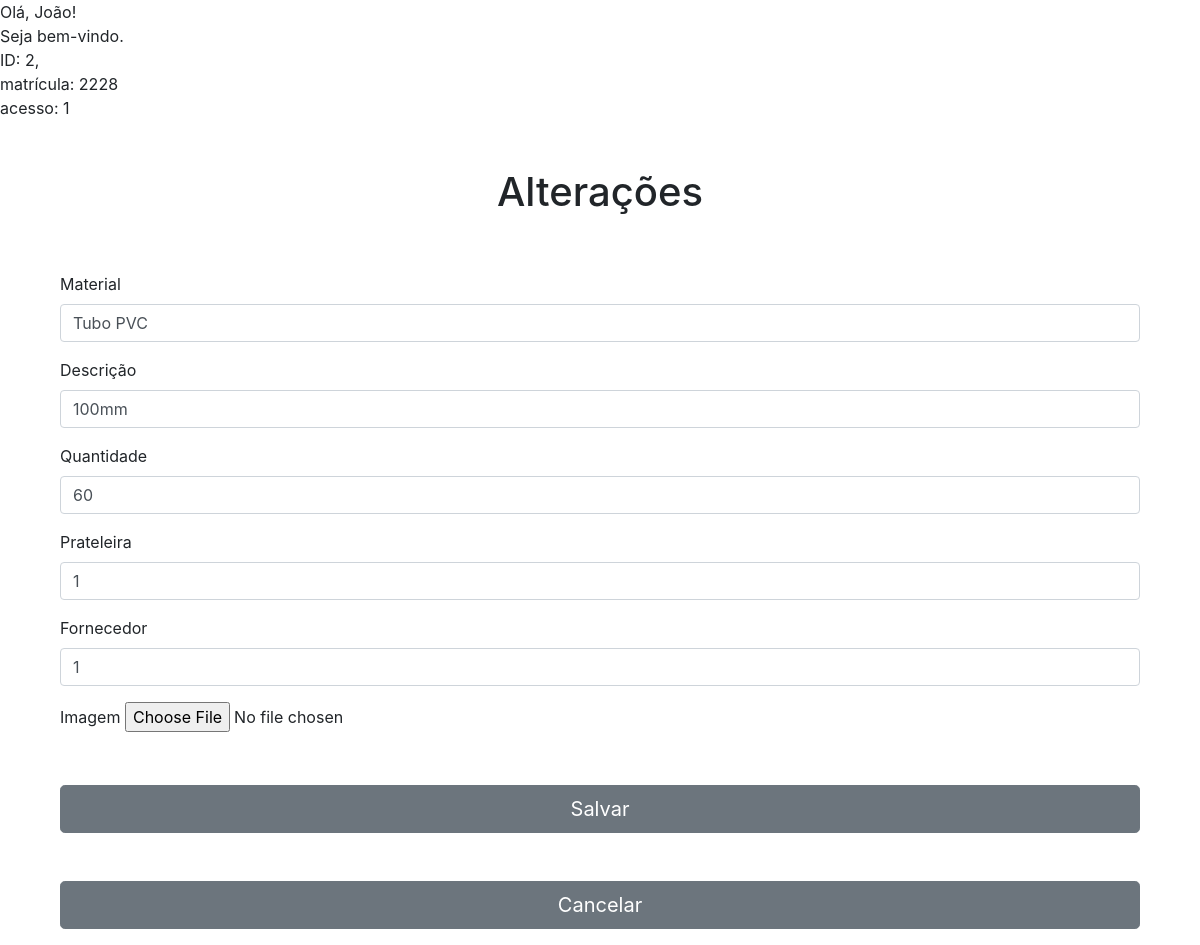
The app's page /editar.php?id=1 (signed in), older data.
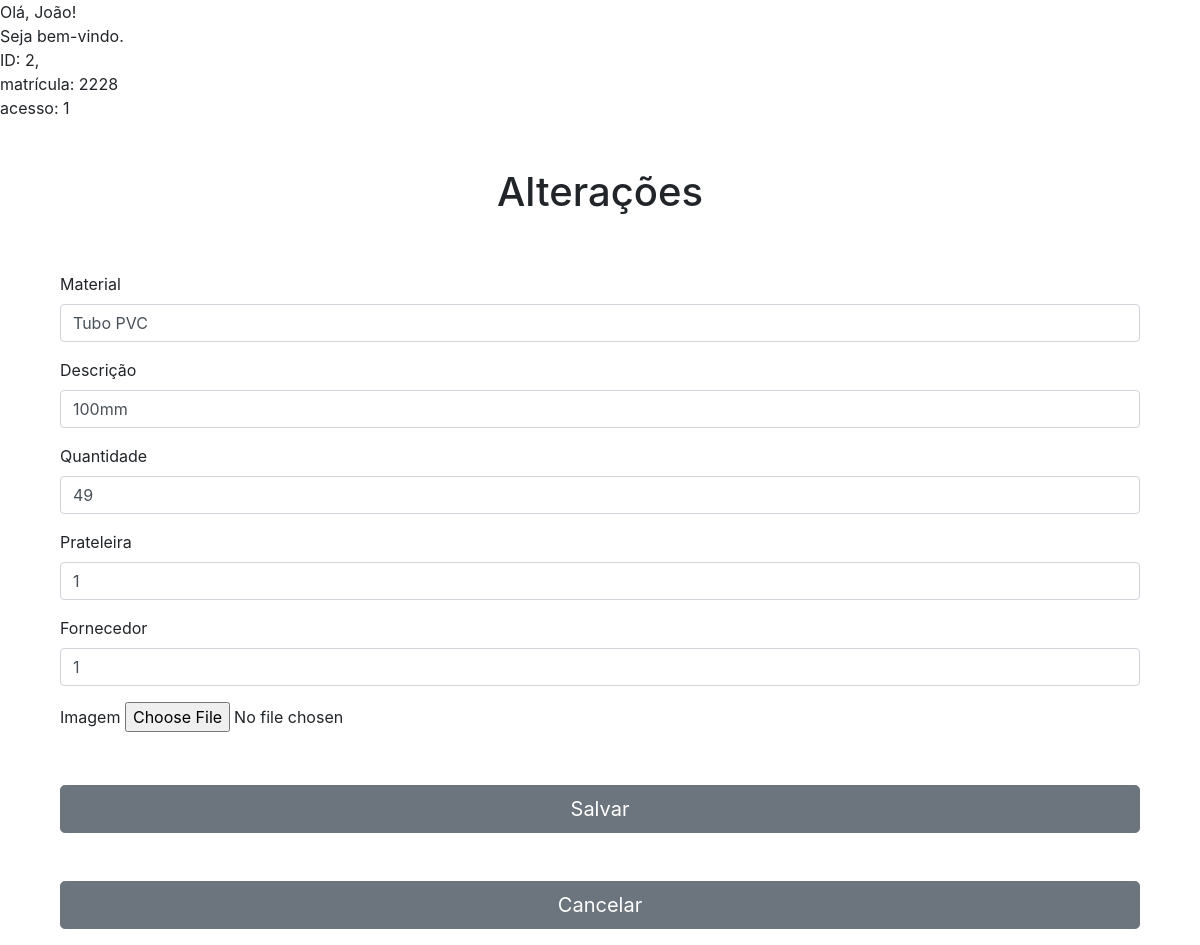
The same page, newer data.
### tables this page shows
CREATE TABLE `material` (
  `id_material` int(4) NOT NULL AUTO_INCREMENT,
  `nome_material` varchar(50) NOT NULL,
  `desc_material` varchar(300) NOT NULL,
  `qtde_estoque` int(11) DEFAULT NULL,
  `id_prat_fk` int(4) NOT NULL,
  `id_forn_fk` int(4) NOT NULL,
  `imagem` varchar(100) DEFAULT NULL,
  PRIMARY KEY (`id_material`),
  KEY `id_prat_fk` (`id_prat_fk`),
  KEY `id_forn_fk` (`id_forn_fk`),
  CONSTRAINT `MATERIAL_ibfk_1` FOREIGN KEY (`id_prat_fk`) REFERENCES `prateleira` (`id_prat`),
  CONSTRAINT `MATERIAL_ibfk_2` FOREIGN KEY (`id_forn_fk`) REFERENCES `fornecedor` (`id_forn`)
);

### App/Model/conexao.php (called while the page is built, shortened)
<?php
class Conexao{
	private static $instance;
	public static function getConn(){
		if(!isset(self::$instance)):
			self::$instance = new \PDO('mysql:host=localhost; dbname=db_ccmed; charset=utf8', 'estudo', '');
		endif;
		return self::$instance;
	}
}
 ?>

### App/Model/MaterialDao.php (called while the page is built, shortened)
<?php
class MaterialDao{
	public function editar_material(){
		$id = $_GET['id'];
		$sql = 'SELECT * FROM MATERIAL WHERE id_material = ?';
		$stmt = Conexao::getConn()->prepare($sql);
		$stmt->bindValue(1, $id);
		$stmt->execute();
		$resultado = $stmt->fetchAll(\PDO::FETCH_ASSOC);
		return $resultado;
	}
}
 ?>

### editar.php (the view, shortened to what this page needs)
<?php
$materialDao = new \App\Model\MaterialDao();
$FornecedorDao = new \App\Model\FornecedorDao;
foreach($materialDao->editar_material() as $editar);
if(!isset($_SESSION['id_usuario'])){
    session_destroy();
    header("location:login.php");
}else{
	echo
    '<div class = "session">
    Olá, ' . $_SESSION['nome'] . '! <br>Seja bem-vindo.<br>
    ID: ' . $_SESSION['id_usuario'] . ',<br>
    matrícula: ' . $_SESSION['matricula'] . '<br>
    acesso: ' . $_SESSION['id_acesso_fk'];
}
?>
 <!DOCTYPE html>
<html lang="pt-br">
  <head>
    <link rel="stylesheet" href="https://stackpath.bootstrapcdn.com/bootstrap/4.5.2/css/bootstrap.min.css">
    <link href="custom.css" rel="stylesheet">
  </head>
  <body class="color">
  <div class="row">
          <div class="container mt-5" style="display: flex; align-items: center; justify-content: center">
              <h1 class="">Alterações</h1>
          </div>
      </div>
    <div class="container mt-5">
        <div class="col-sm-12">
            <form class="mb-" action="<?php $_SERVER['PHP_SELF'];?>" method="POST" enctype="multipart/form-data">
                <div class="form-group">
                  <label for="nome">Material</label>
                  <input type="text" class="form-control" id="nome" name="nome_material_edit" placeholder="Digite o nome do material" value="<?= $editar['nome_material'];?>">
                </div>
                <div class="form-group">
                  <label for="descricao">Descrição</label>
                  <input type="text" class="form-control" name="desc_material_edit" placeholder="descricao" value="<?= $editar['desc_material'];?>" required>
                </div>
                <div class="form-group">
                    <label for="descricao">Quantidade</label>
                    <input type="number" class="form-control" id="quantidade" name="qtde_estoque_edit" placeholder="Quantidade" value="<?= $editar['qtde_estoque'];?>" pattern="[0-9]+$" min="1" required>
                  </div>
                  <div class="form-group">
                    <label for="descricao">Prateleira</label>
                    <input type="number" class="form-control" id="local" name="id_prat_fk_edit" placeholder="id prateleira" value="<?= $editar['id_prat_fk'];?>" min="1" max="16" required>
                  </div>
                  <div class="form-group">
                    <?php
                    $array = $FornecedorDao->contar();
                    $max = implode(end($array));
                    ?>
                    <label for="descricao">Fornecedor</label>
                    <input type="number" class="form-control" id="local" name="id_forn_fk_edit" placeholder="id fornecedor" value="<?= $editar['id_forn_fk'];?>" min="1"  max="<?php echo $max; ?>" required>
                  </div>
                  <div class="form-group">
                <label for="imagem">Imagem</label>
                <input type="file" name="nome_imagem_edit">
                </div>
                <input type="submit" class="btn btn-secondary btn-block btn-lg mt-5" name="btnEditar" value="Salvar">
                <input type="submit" name="btnCancelar" value="Cancelar" class="btn btn-secondary btn-block btn-lg mt-5">
              </form>
        </div>
    </div>
  </body>

Row changes from the older to the newer data that the page shows:
changed material "Tubo PVC": qtde_estoque_edit "60" → "49"
